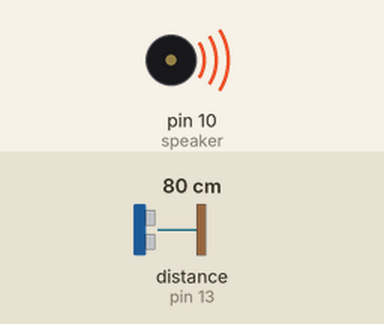
The sketch below on a simulated Arduino Uno, built with avr-gcc and run on an emulated ATmega328P. On the bench: buzzer (waves = sounding). Wiring (inferred from the names in the program): ultrasonic range finder: trigger pin 12; echo pin 13. The test bench sets the inputs (shaded band); at power-on: distance to the obstacle (sensor on pin 13) 80 cm. The echo pulse lasts 58.3 µs per cm.

Above: at 1.2 s.
1.3 s: distance to the obstacle (sensor on pin 13) set to 2 cm
At 2.0 s:
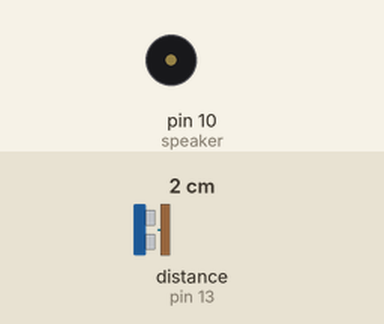
2.8 s: distance to the obstacle (sensor on pin 13) set to 9 cm
At 3.1 s:
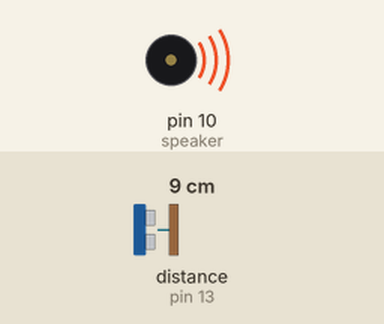
4.3 s: distance to the obstacle (sensor on pin 13) set to 4 cm
At 4.9 s:
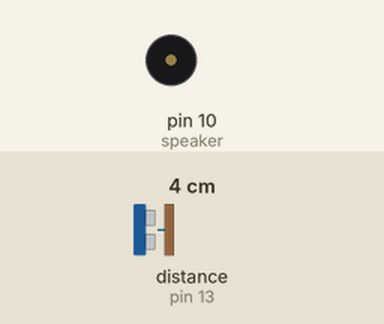
Timing chart, 0 to 7.3 s (numbered marks = the images above; inputs shaded):
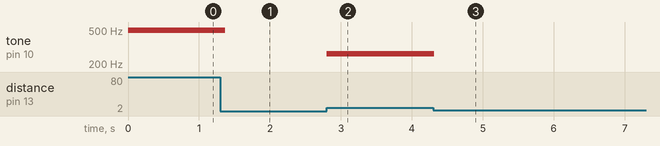

Measured:
- after the input at 1.3 s, tone on pin 10 (speaker): 494 Hz → silent after 0.07 s
- after the input at 2.8 s, tone on pin 10 (speaker): silent → 262 Hz at once
- after the input at 4.3 s, tone on pin 10 (speaker): 262 Hz → silent at once

The sketch:

sketch_jan26a.ino
```cpp
#include "Frequencias.h"
#define MIN_DISTANCIA 50


int echo = 13;     // Pin para echo
int trigger = 12; // Pin para trigger
int speaker = 10; // Pin para o speaker
unsigned long tempoResposta;
unsigned long distancia;
int limiteInferior = 5;
int limiteSuperior = 80;
int quantidadeNotas = 12;

int notas[]={NOTE_C4,NOTE_CS4,NOTE_D4,NOTE_DS4,NOTE_E4,NOTE_F4,NOTE_FS4,NOTE_G4,NOTE_GS4,NOTE_A4,NOTE_AS4,NOTE_B4,NOTE_C5}; //Escala cromatica

void setup() {
  pinMode(speaker, OUTPUT);
  pinMode(trigger, OUTPUT);
  pinMode(echo, INPUT);
  Serial.begin(9600);
 }

void loop() {
  digitalWrite(trigger, HIGH);            // Enviando pulso de 10 microsegundos
  delayMicroseconds(10);
  digitalWrite(trigger, LOW);
  tempoResposta = pulseIn(echo, HIGH);  // esperamos retorno do pulso
  distancia = tempoResposta/58;         // Cálculo de distancia em cm

  if (distancia >= limiteInferior && distancia <= limiteSuperior) {
    int x=map(distancia,limiteInferior,limiteSuperior,0,((quantidadeNotas-1)*10));
    tone(speaker, notas[x/10]);
    delay(100);

  }
  else{
    noTone(speaker);
  }

}
```

Frequencias.h
```cpp
/*************************************************
 * Public Constants
 *************************************************/

#define NOTE_B0  31
#define NOTE_C1  33
#define NOTE_CS1 35
#define NOTE_D1  37
#define NOTE_DS1 39
#define NOTE_E1  41
#define NOTE_F1  44
#define NOTE_FS1 46
#define NOTE_G1  49
#define NOTE_GS1 52
#define NOTE_A1  55
#define NOTE_AS1 58
#define NOTE_B1  62
#define NOTE_C2  65
#define NOTE_CS2 69
#define NOTE_D2  73
#define NOTE_DS2 78
#define NOTE_E2  82
#define NOTE_F2  87
#define NOTE_FS2 93
#define NOTE_G2  98
#define NOTE_GS2 104
#define NOTE_A2  110
#define NOTE_AS2 117
#define NOTE_B2  123
#define NOTE_C3  131
#define NOTE_CS3 139
#define NOTE_D3  147
#define NOTE_DS3 156
#define NOTE_E3  165
#define NOTE_F3  175
#define NOTE_FS3 185
#define NOTE_G3  196
#define NOTE_GS3 208
#define NOTE_A3  220
#define NOTE_AS3 233
#define NOTE_B3  247
#define NOTE_C4  262
#define NOTE_CS4 277
#define NOTE_D4  294
#define NOTE_DS4 311
#define NOTE_E4  330
#define NOTE_F4  349
#define NOTE_FS4 370
#define NOTE_G4  392
#define NOTE_GS4 415
#define NOTE_A4  440
#define NOTE_AS4 466
#define NOTE_B4  494
#define NOTE_C5  523
#define NOTE_CS5 554
#define NOTE_D5  587
#define NOTE_DS5 622
#define NOTE_E5  659
#define NOTE_F5  698
#define NOTE_FS5 740
#define NOTE_G5  784
#define NOTE_GS5 831
#define NOTE_A5  880
#define NOTE_AS5 932
#define NOTE_B5  988
#define NOTE_C6  1047
#define NOTE_CS6 1109
#define NOTE_D6  1175
#define NOTE_DS6 1245
#define NOTE_E6  1319
#define NOTE_F6  1397
#define NOTE_FS6 1480
#define NOTE_G6  1568
#define NOTE_GS6 1661
#define NOTE_A6  1760
#define NOTE_AS6 1865
#define NOTE_B6  1976
#define NOTE_C7  2093
#define NOTE_CS7 2217
#define NOTE_D7  2349
#define NOTE_DS7 2489
#define NOTE_E7  2637
#define NOTE_F7  2794
#define NOTE_FS7 2960
#define NOTE_G7  3136
#define NOTE_GS7 3322
#define NOTE_A7  3520
#define NOTE_AS7 3729
#define NOTE_B7  3951
#define NOTE_C8  4186
#define NOTE_CS8 4435
#define NOTE_D8  4699
#define NOTE_DS8 4978
```
